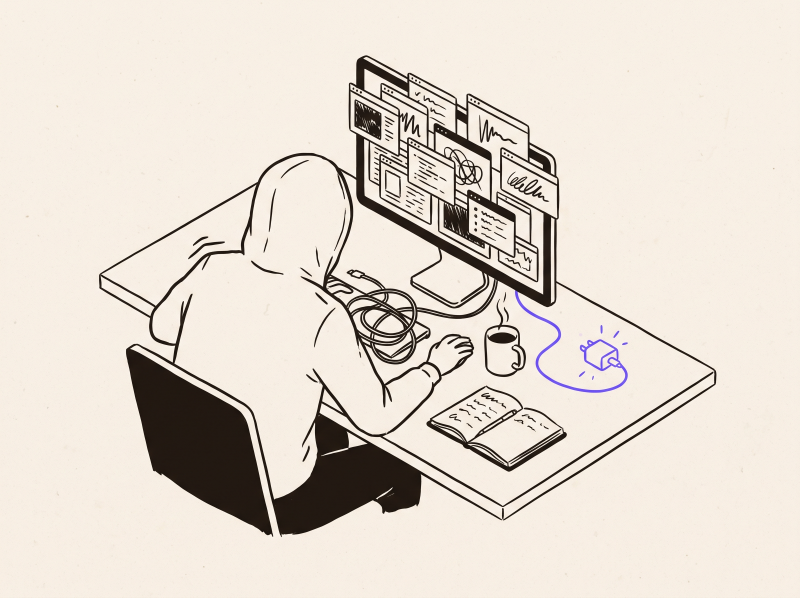
#> input picture website/assets/img/scene-before.png, 2400 x 1792 px (shown at 1/3 size); its folder holds 4 pictures in this run
$ python optimize-images.py
#> lines starting #> are read from the running program, lines starting #| are printed output that depends on the picture
#!/usr/bin/env python3
"""Reduz e converte para WebP as ilustrações geradas pelo Nano Banana Pro.

O gerador devolve PNG de 2K com ~1,8 MB cada — bom para arquivar, inaceitável
para servir. Este script produz o `.webp` que o site usa e deixa o PNG original
de lado (fora do git, ver .gitignore).

    python3 tools/optimize-images.py

Requer Pillow (já instalado nesta máquina; o `sips` do macOS não faz WebP).
"""

import os
import sys
from pathlib import Path

try:
    from PIL import Image
except ImportError:
    sys.exit("Falta o Pillow: pip3 install --user pillow")

ROOT = Path(__file__).resolve().parent.parent
IMG = ROOT / "assets" / "img"

# nome -> largura máxima servida
TARGETS = {
    "scene-before": 1400,
    "scene-after": 1400,
    "scene-click": 1600,
    "scene-sync": 1600,
    "scene-desktops": 1600,
    "og-en": 1200,
    "og-es": 1200,
    "og-zh": 1200,
    "og-pt": 1200,
}

total_before = total_after = 0

for name, width in TARGETS.items():
    src = IMG / f"{name}.png"
    if not src.exists():
        print(f"· {name}: sem PNG de origem, pulando")
        continue

    before = src.stat().st_size
    image = Image.open(src).convert("RGB")
#> image is the input picture: PIL image 2400x1792 RGB; mean R, G, B 225.8, 217.1, 207.2
    if image.width > width:
        height = round(image.height * width / image.width)
#> height = 1045
        image = image.resize((width, height), Image.LANCZOS)
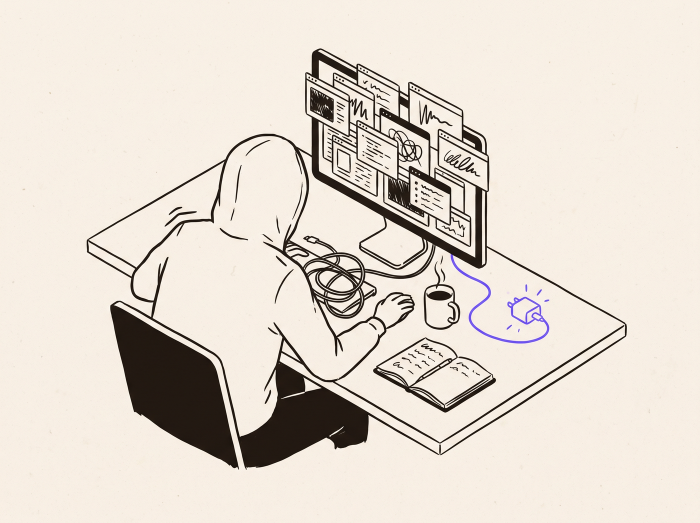
#> image: PIL image 1400x1045 RGB (shown at 1/2 size); mean R, G, B 225.7, 217.1, 207.2

    # O Open Graph precisa de PNG/JPEG: nem todo raspador lê WebP. JPEG porque
    # são degradês — em PNG cada card sairia com 700 KB.
    if name.startswith("og-"):
        out = IMG / f"{name}.jpg"
        image.save(out, "JPEG", quality=88, optimize=True, progressive=True)
        src.unlink(missing_ok=True)
    else:
        out = IMG / f"{name}.webp"
        image.save(out, "WEBP", quality=82, method=6)

    after = out.stat().st_size
    total_before += before
    total_after += after
    print(f"✓ {name}: {image.width}×{image.height} · {before // 1024} KB → {after // 1024} KB ({out.name})")
#| ✓ scene-before: 1400×1045 · 2580 KB → 70 KB (scene-before.webp)
#> pass 3 of the loop `for name, width in TARGETS.items():`:
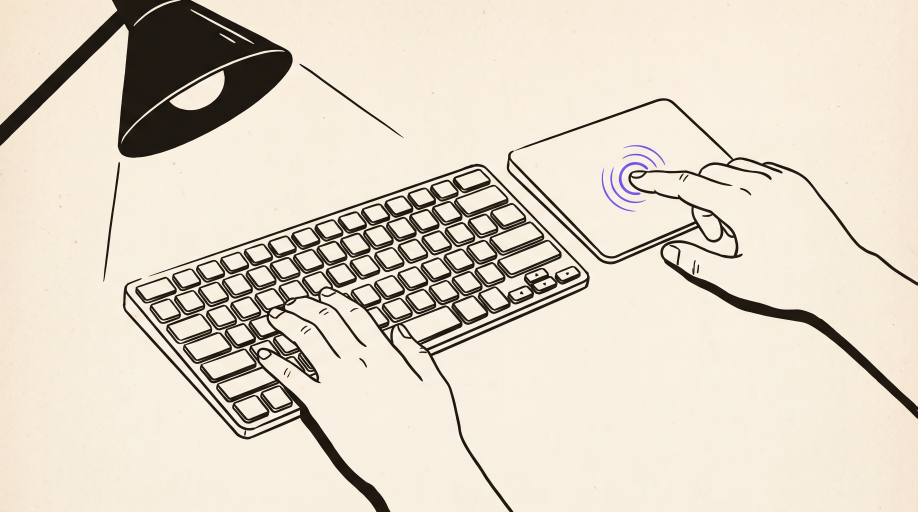
#> input picture website/assets/img/scene-click.png, 2752 x 1536 px (shown at 1/3 size)
#> image is the input picture: PIL image 2752x1536 RGB; mean R, G, B 224.6, 214.7, 200.1
#> `image = image.resize((width, height), Image.LANCZOS)`:
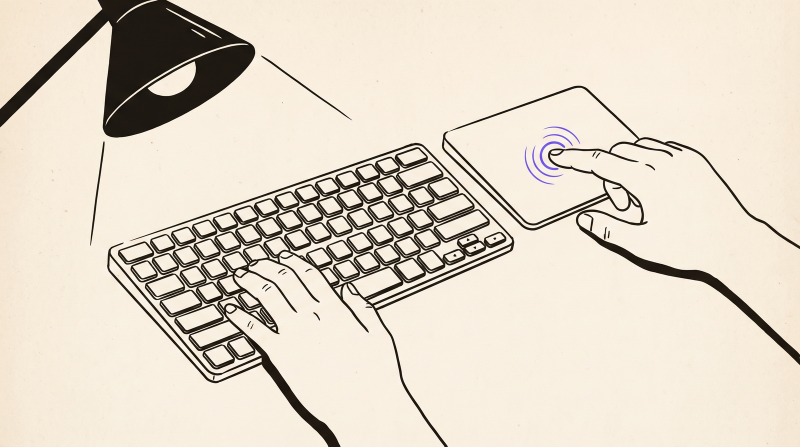
#> image: PIL image 1600x893 RGB (shown at 1/2 size); mean R, G, B 224.5, 214.7, 200.1
#| ✓ scene-click: 1600×893 · 2628 KB → 83 KB (scene-click.webp)
#> the loop made 9 passes; the first 3 are shown

if total_before:
    print(f"\ntotal: {total_before // 1024} KB → {total_after // 1024} KB "
          f"({100 - round(total_after * 100 / total_before)}% menor)")
